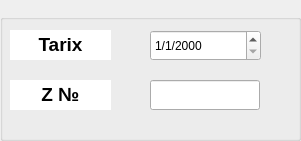
   <widget class="QGroupBox" name="groupBox">
    <property name="geometry">
     <rect>
      <x>10</x>
      <y>0</y>
      <width>301</width>
      <height>141</height>
     </rect>
    </property>
    <property name="title">
     <string> </string>
    </property>
    <widget class="QLineEdit" name="lineEdit">
     <property name="geometry">
      <rect>
       <x>150</x>
       <y>80</y>
       <width>110</width>
       <height>30</height>
      </rect>
     </property>
    </widget>
    <widget class="QLabel" name="label">
     <property name="geometry">
      <rect>
       <x>10</x>
       <y>30</y>
       <width>101</width>
       <height>30</height>
      </rect>
     </property>
     <property name="font">
      <font>
       <pointsize>17</pointsize>
       <weight>75</weight>
       <bold>true</bold>
      </font>
     </property>
     <property name="styleSheet">
      <string notr="true">background-color: rgb(255, 255, 255);</string>
     </property>
     <property name="text">
      <string>&lt;html&gt;&lt;head/&gt;&lt;body&gt;&lt;p align=&quot;center&quot;&gt;&lt;span style=&quot; font-size:14pt;&quot;&gt;Tarix&lt;/span&gt;&lt;/p&gt;&lt;/body&gt;&lt;/html&gt;</string>
     </property>
    </widget>
    <widget class="QLabel" name="label_2">
     <property name="geometry">
      <rect>
       <x>10</x>
       <y>80</y>
       <width>101</width>
       <height>30</height>
      </rect>
     </property>
     <property name="font">
      <font>
       <pointsize>17</pointsize>
       <weight>75</weight>
       <bold>true</bold>
      </font>
     </property>
     <property name="styleSheet">
      <string notr="true">background-color: rgb(255, 255, 255);</string>
     </property>
     <property name="text">
      <string>&lt;html&gt;&lt;head/&gt;&lt;body&gt;&lt;p align=&quot;center&quot;&gt;&lt;span style=&quot; font-size:14pt;&quot;&gt;Z №&lt;/span&gt;&lt;/p&gt;&lt;/body&gt;&lt;/html&gt;</string>
     </property>
    </widget>
    <widget class="QDateEdit" name="dateEdit">
     <property name="geometry">
      <rect>
       <x>150</x>
       <y>30</y>
       <width>111</width>
       <height>31</height>
      </rect>
     </property>
     <property name="displayFormat">
      <string>d/M/yyyy</string>
     </property>
    </widget>
   </widget>
